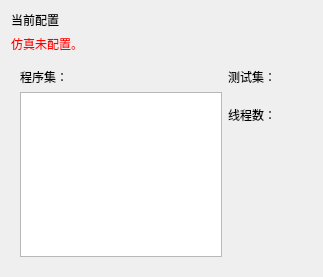
<?xml version="1.0" encoding="UTF-8"?>
<ui version="4.0">
 <class>ChoiceWidget</class>
 <widget class="QWidget" name="ChoiceWidget">
  <property name="geometry">
   <rect>
    <x>0</x>
    <y>0</y>
    <width>323</width>
    <height>277</height>
   </rect>
  </property>
  <property name="minimumSize">
   <size>
    <width>0</width>
    <height>0</height>
   </size>
  </property>
  <property name="maximumSize">
   <size>
    <width>16777215</width>
    <height>16777215</height>
   </size>
  </property>
  <property name="windowTitle">
   <string>当前配置</string>
  </property>
  <layout class="QVBoxLayout" name="verticalLayout_3">
   <item>
    <widget class="QLabel" name="label_4">
     <property name="text">
      <string>当前配置</string>
     </property>
    </widget>
   </item>
   <item>
    <widget class="QLabel" name="hint_label">
     <property name="styleSheet">
      <string notr="true">color:red</string>
     </property>
     <property name="text">
      <string>仿真未配置。</string>
     </property>
    </widget>
   </item>
   <item>
    <widget class="QWidget" name="detail_widget" native="true">
     <layout class="QVBoxLayout" name="verticalLayout_4">
      <item>
       <layout class="QHBoxLayout" name="detail_layout" stretch="0,0">
        <property name="sizeConstraint">
         <enum>QLayout::SetMaximumSize</enum>
        </property>
        <item>
         <layout class="QVBoxLayout" name="verticalLayout_2">
          <item>
           <widget class="QLabel" name="label_2">
            <property name="text">
             <string>程序集：</string>
            </property>
           </widget>
          </item>
          <item>
           <widget class="QListWidget" name="prog_list"/>
          </item>
         </layout>
        </item>
        <item>
         <layout class="QVBoxLayout" name="verticalLayout" stretch="0,0,1">
          <property name="spacing">
           <number>20</number>
          </property>
          <item>
           <layout class="QHBoxLayout" name="horizontalLayout">
            <item>
             <widget class="QLabel" name="label">
              <property name="text">
               <string>测试集：</string>
              </property>
             </widget>
            </item>
            <item>
             <widget class="QLabel" name="test_label">
              <property name="text">
               <string/>
              </property>
             </widget>
            </item>
           </layout>
          </item>
          <item>
           <layout class="QHBoxLayout" name="horizontalLayout_2">
            <item>
             <widget class="QLabel" name="label_3">
              <property name="text">
               <string>线程数：</string>
              </property>
             </widget>
            </item>
            <item>
             <widget class="QLabel" name="thread_num_label">
              <property name="text">
               <string/>
              </property>
             </widget>
            </item>
           </layout>
          </item>
          <item>
           <spacer name="verticalSpacer">
            <property name="orientation">
             <enum>Qt::Vertical</enum>
            </property>
            <property name="sizeHint" stdset="0">
             <size>
              <width>20</width>
              <height>40</height>
             </size>
            </property>
           </spacer>
          </item>
         </layout>
        </item>
       </layout>
      </item>
     </layout>
    </widget>
   </item>
  </layout>
 </widget>
 <resources/>
 <connections/>
</ui>
